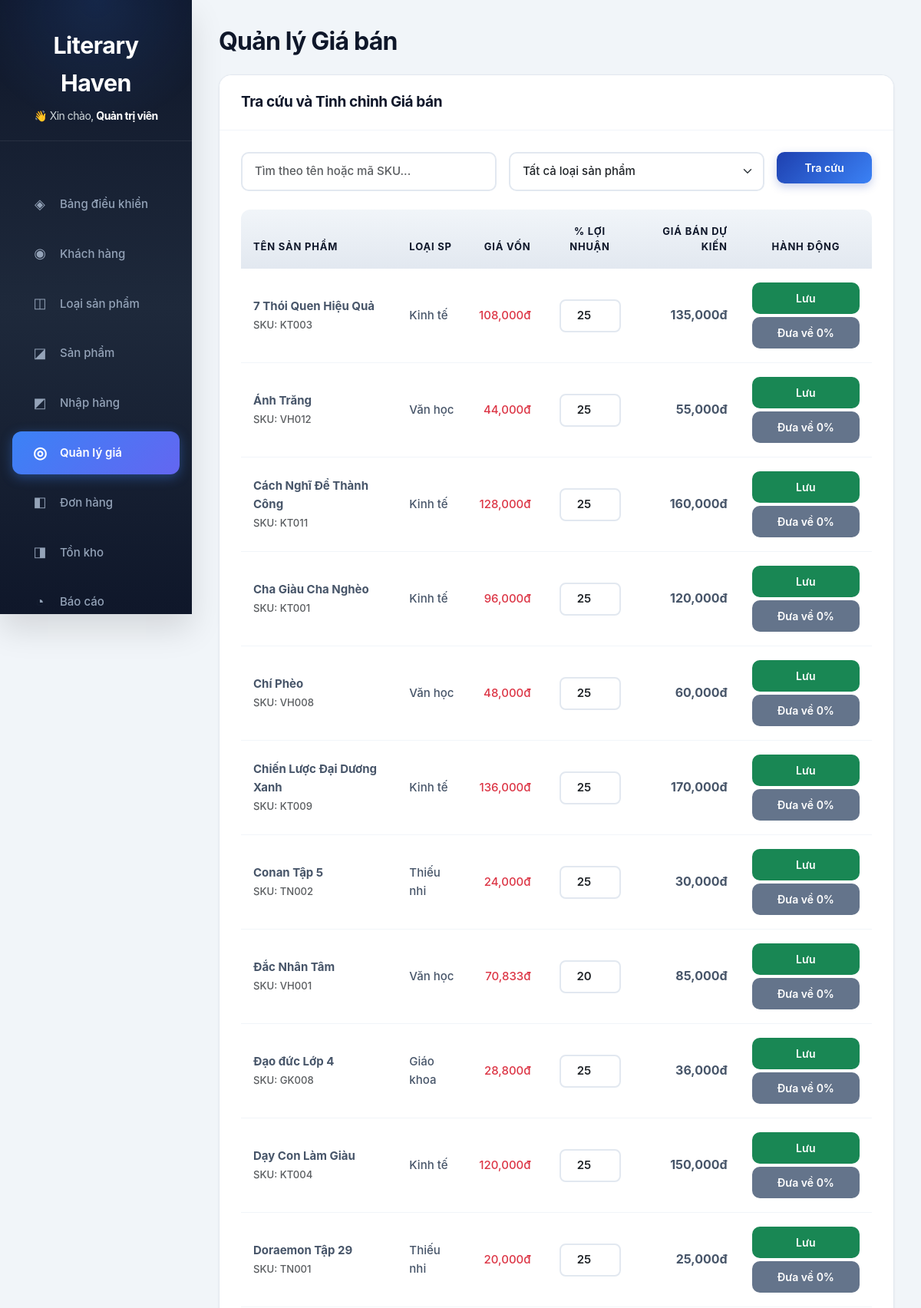
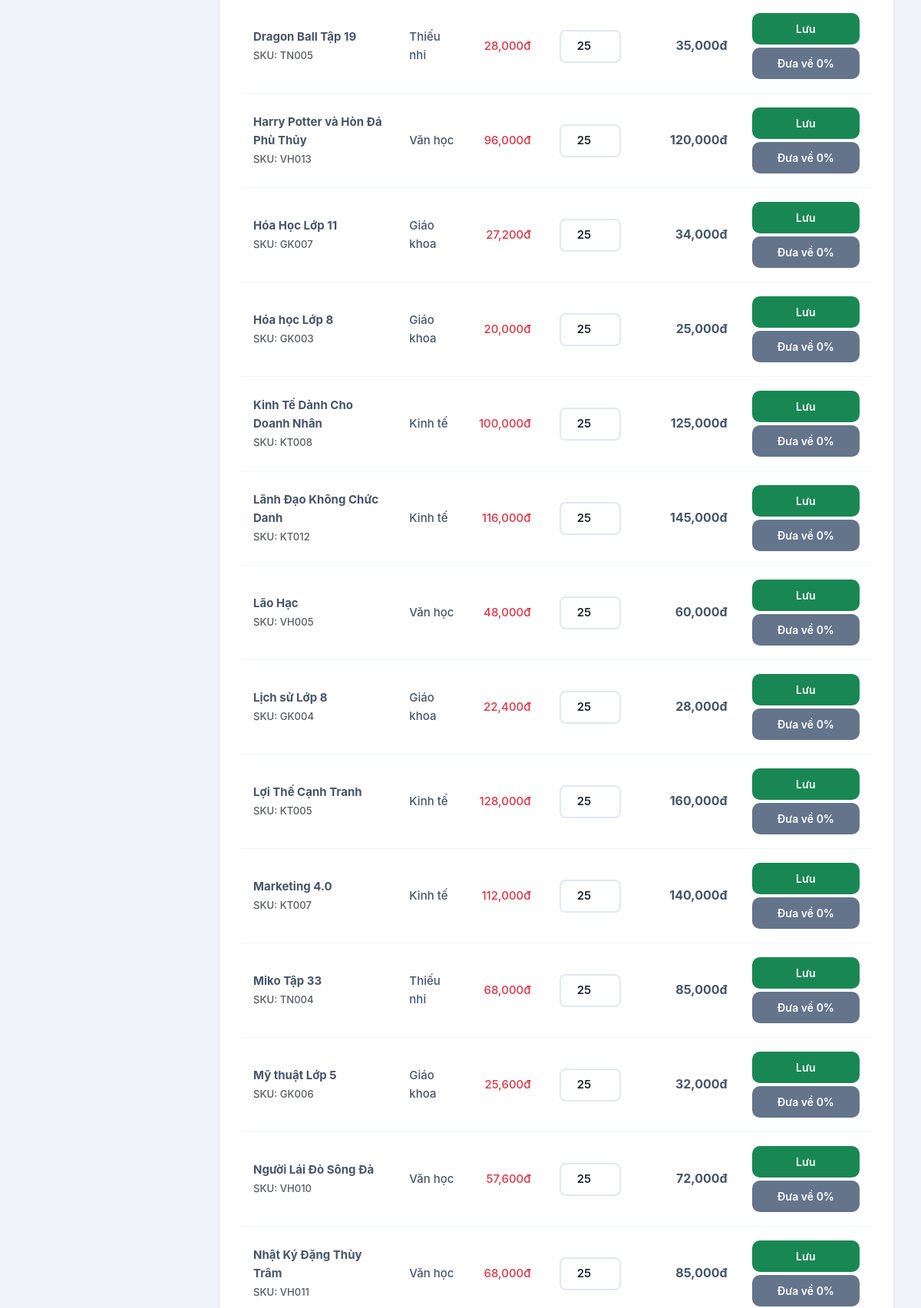
/admin/pricing.php (signed in, upper part), run on the app's committed database (2 pictures, top to bottom).
### tables this page shows
CREATE TABLE users (
  id INT AUTO_INCREMENT PRIMARY KEY,
  status VARCHAR(20) DEFAULT 'active',
  fullName VARCHAR(255),
  username VARCHAR(100),
  password VARCHAR(255),
  email VARCHAR(255),
  phone VARCHAR(20),
  address VARCHAR(255),
  role VARCHAR(20) DEFAULT 'user',
  createdAt DATETIME DEFAULT CURRENT_TIMESTAMP
);

CREATE TABLE products (
  id INT AUTO_INCREMENT PRIMARY KEY,
  sku VARCHAR(20),
  name VARCHAR(255),
  author VARCHAR(255),
  supplier VARCHAR(255),
  price INT,
  costPrice INT DEFAULT 0,
  profitMargin INT DEFAULT 0,
  category_id INT,
  subcategory VARCHAR(100),
  unit VARCHAR(50) DEFAULT 'Quyển',
  description TEXT,
  image VARCHAR(255),
  qty INT DEFAULT 0,
  LN FLOAT DEFAULT 0.1,
  status VARCHAR(20) DEFAULT 'active',
  FOREIGN KEY (category_id) REFERENCES categories(id) ON DELETE CASCADE
);

CREATE TABLE categories (
  id INT AUTO_INCREMENT PRIMARY KEY,
  name VARCHAR(100),
  status VARCHAR(20) DEFAULT 'active'
);

### admin/pricing.php (the view, shortened to what this page needs)
<?php
require_once __DIR__ . '/../api/db.php';
$search = $_GET['search'] ?? '';
$where = [];
$whereSql = count($where) > 0 ? "WHERE " . implode(" AND ", $where) : "";
$sql = "SELECT p.*, c.name as category_name
        FROM products p
        LEFT JOIN categories c ON p.category_id = c.id
        $whereSql
        ORDER BY p.name ASC";
$stmt = $conn->prepare($sql);
$stmt->execute();
$products = $stmt->get_result()->fetch_all(MYSQLI_ASSOC);
?>
<!DOCTYPE html>
<html lang="vi">
<head>
  <link rel="stylesheet" href="../bootstrap-5.3.2-dist/css/bootstrap.min.css">
  <link rel="stylesheet" href="../assets/css/admin_style.css">
</head>
<body>
  <?php include 'admin_sidebar.php'; ?>
  <main class="main-content">
    <div class="page-content p-4">
      <h1 class="mb-4">Quản lý Giá bán</h1>
      <div class="card">
        <div class="card-header d-flex justify-content-between align-items-center">
          <h3 class="h5 mb-0">Tra cứu và Tinh chỉnh Giá bán</h3>
        </div>
        <div class="card-body">
          <form method="GET" action="pricing.php" class="row g-3 mb-4">
            <div class="col-md-5">
              <input type="text" name="search" class="form-control" placeholder="Tìm theo tên hoặc mã SKU..." value="<?= htmlspecialchars($search) ?>" />
            </div>
            <div class="col-md-5">
              <select name="category_id" class="form-select">
                <option value="">Tất cả loại sản phẩm</option>
              </select>
            </div>
            <div class="col-md-2">
              <button type="submit" class="btn btn-primary w-100">Tra cứu</button>
            </div>
          </form>
          <div class="table-responsive">
            <table class="table table-hover align-middle">
              <thead class="table-light">
                <tr>
                  <th>Tên sản phẩm</th>
                  <th>Loại SP</th>
                  <th class="text-end">Giá vốn</th>
                  <th class="text-center">% Lợi nhuận</th>
                  <th class="text-end">Giá bán dự kiến</th>
                  <th class="text-center">Hành động</th>
                </tr>
              </thead>
              <tbody>
                <?php if (empty($products)): ?>
                  <tr>
                    <td colspan="6" class="text-center text-muted">Không tìm thấy sản phẩm nào.</td>
                  </tr>
                <?php else: ?>
                  <?php foreach ($products as $p): ?>
                    <tr id="row-<?= $p['id'] ?>">
                      <td>
                        <strong><?= htmlspecialchars($p['name']) ?></strong><br>
                        <span class="text-muted small">SKU: <?= htmlspecialchars($p['sku']) ?></span>
                      </td>
                      <td><?= htmlspecialchars($p['category_name']) ?></td>
                      <td class="text-end text-danger" id="cost-<?= $p['id'] ?>" data-cost="<?= $p['costPrice'] ?>">
                        <?= number_format($p['costPrice']) ?>đ
                      </td>
                      <td class="text-center">
                        <input type="number" class="form-control profit-input"
                          id="profit-<?= $p['id'] ?>"
                          value="<?= $p['profitMargin'] ?>"
                          min="0" max="1000" step="1"
                          oninput="previewSalePrice(<?= $p['id'] ?>)">
                      </td>
                      <td class="text-end">
                        <span id="price-<?= $p['id'] ?>" class="fw-bold fs-6"><?= number_format($p['price']) ?>đ</span>
                      </td>
                      <td class="text-center">
                        <button class="btn btn-sm btn-success mb-1 w-100" onclick="saveProductProfit(<?= $p['id'] ?>)">Lưu</button>
                        <button class="btn btn-sm btn-secondary w-100" onclick="resetProductProfit(<?= $p['id'] ?>)">Đưa về 0%</button>
                      </td>
                    </tr>
                  <?php endforeach; ?>
                <?php endif; ?>
              </tbody>
            </table>
          </div>
        </div>
      </div>
    </div>
  </main>
</body>
</html>

### admin/admin_sidebar.php (shortened to what this page needs)
<?php
$currentPage = basename($_SERVER['PHP_SELF']);
require_once __DIR__ . '/../api/db.php';
$adminName = 'Quản trị viên';
if (isset($_SESSION['admin_id'])) {
    $adminId = (int)$_SESSION['admin_id'];
    $stmt = $conn->prepare("SELECT fullName, username FROM users WHERE id = ?");
    $stmt->bind_param("i", $adminId);
    $stmt->execute();
    $result = $stmt->get_result();
    if ($row = $result->fetch_assoc()) {
        $adminName = !empty($row['fullName']) ? $row['fullName'] : $row['username'];
    }
}
?>
<aside class="sidebar d-flex flex-column vh-100">
    <div class="sidebar-header" style="padding-bottom: 20px;">
        Literary Haven
        <div style="font-size: 14px; font-weight: 400; margin-top: 8px; color: #cfd8dc; text-transform: none;">
            👋 Xin chào, <span style="color: #fff; font-weight: bold;"><?= htmlspecialchars($adminName, ENT_QUOTES, 'UTF-8') ?></span>
        </div>
    </div>
    <ul class="nav nav-pills flex-column mb-auto">
        <li class="nav-item">
            <a href="dashboard.php" class="nav-link <?= ($currentPage == 'dashboard.php') ? 'active' : '' ?>">
                <span class="nav-icon">◈</span>
                <span>Bảng điều khiển</span>
            </a>
        </li>
        <li class="nav-item">
            <a href="users.php" class="nav-link <?= ($currentPage == 'users.php') ? 'active' : '' ?>">
                <span class="nav-icon">◉</span>
                <span>Khách hàng</span>
            </a>
        </li>
        <li class="nav-item">
            <a href="categories.php" class="nav-link <?= ($currentPage == 'categories.php') ? 'active' : '' ?>">
                <span class="nav-icon">◫</span>
                <span>Loại sản phẩm</span>
            </a>
        </li>
        <li class="nav-item">
            <a href="products.php" class="nav-link <?= ($currentPage == 'products.php') ? 'active' : '' ?>">
                <span class="nav-icon">◪</span>
                <span>Sản phẩm</span>
            </a>
        </li>
        <li class="nav-item">
            <a href="purchase-orders.php" class="nav-link <?= ($currentPage == 'purchase-orders.php') ? 'active' : '' ?>">
                <span class="nav-icon">◩</span>
                <span>Nhập hàng</span>
            </a>
        </li>
        <li class="nav-item">
            <a href="pricing.php" class="nav-link <?= ($currentPage == 'pricing.php') ? 'active' : '' ?>">
                <span class="nav-icon">◎</span>
                <span>Quản lý giá</span>
            </a>
        </li>
        <li class="nav-item">
            <a href="orders.php" class="nav-link <?= ($currentPage == 'orders.php') ? 'active' : '' ?>">
                <span class="nav-icon">◧</span>
                <span>Đơn hàng</span>
            </a>
        </li>
        <li class="nav-item">
            <a href="inventory.php" class="nav-link <?= ($currentPage == 'inventory.php') ? 'active' : '' ?>">
                <span class="nav-icon">◨</span>
                <span>Tồn kho</span>
            </a>
        </li>
        <li class="nav-item">
            <a href="reports.php" class="nav-link <?= ($currentPage == 'reports.php') ? 'active' : '' ?>">
                <span class="nav-icon">◔</span>
                <span>Báo cáo</span>
            </a>
        </li>
    </ul>
</aside>

### admin/pricing.php (style rules this page uses)
@media (min-width: 769px) { body { display: flex !important; flex-direction: row !important; overflow-x: hidden; } }
@media (min-width: 769px) { .sidebar { width: 250px !important; height: 100vh !important; display: flex !important; } }
@media (min-width: 769px) { .main-content { width: 100%; } }
@media (min-width: 769px) { .profit-input { width: 80px !important; text-align: center; margin: 0 auto; } }

### admin/admin_sidebar.php (style rules this page uses)
.sidebar-header::after { display: none !important; content: "" !important; }

### data on the page
users: fullName "Quản trị viên"
products: name "7 Thói Quen Hiệu Quả", sku "KT003", category.name "Kinh tế", costPrice "108,000", profitMargin "25", price "135,000"
products: name "Ánh Trăng", sku "VH012", category.name "Văn học", costPrice "44,000", profitMargin "25", price "55,000"
products: name "Cách Nghĩ Để Thành Công", sku "KT011", category.name "Kinh tế", costPrice "128,000", profitMargin "25", price "160,000"
products: name "Cha Giàu Cha Nghèo", sku "KT001", category.name "Kinh tế", costPrice "96,000", profitMargin "25", price "120,000"
products: name "Chí Phèo", sku "VH008", category.name "Văn học", costPrice "48,000", profitMargin "25", price "60,000"
products: name "Chiến Lược Đại Dương Xanh", sku "KT009", category.name "Kinh tế", costPrice "136,000", profitMargin "25", price "170,000"
products: name "Conan Tập 5", sku "TN002", category.name "Thiếu nhi", costPrice "24,000", profitMargin "25", price "30,000"
products: name "Đắc Nhân Tâm", sku "VH001", category.name "Văn học", costPrice "70,833", profitMargin "20", price "85,000"
products: name "Đạo đức Lớp 4", sku "GK008", category.name "Giáo khoa", costPrice "28,800", profitMargin "25", price "36,000"
products: name "Dạy Con Làm Giàu", sku "KT004", category.name "Kinh tế", costPrice "120,000", profitMargin "25", price "150,000"
products: name "Doraemon Tập 29", sku "TN001", category.name "Thiếu nhi", costPrice "20,000", profitMargin "25", price "25,000"
products: name "Dragon Ball Tập 19", sku "TN005", category.name "Thiếu nhi", costPrice "28,000", profitMargin "25", price "35,000"
products: name "Harry Potter và Hòn Đá Phù Thủy", sku "VH013", category.name "Văn học", costPrice "96,000", profitMargin "25", price "120,000"
products: name "Hóa Học Lớp 11", sku "GK007", category.name "Giáo khoa", costPrice "27,200", profitMargin "25", price "34,000"
products: name "Hóa học Lớp 8", sku "GK003", category.name "Giáo khoa", costPrice "20,000", profitMargin "25", price "25,000"
products: name "Kinh Tế Dành Cho Doanh Nhân", sku "KT008", category.name "Kinh tế", costPrice "100,000", profitMargin "25", price "125,000"
products: name "Lãnh Đạo Không Chức Danh", sku "KT012", category.name "Kinh tế", costPrice "116,000", id+profitMargin "25", price "145,000"
products: name "Lão Hạc", sku "VH005", category.name "Văn học", costPrice "48,000", profitMargin "25", price "60,000"
products: name "Lịch sử Lớp 8", sku "GK004", category.name "Giáo khoa", costPrice "22,400", profitMargin "25", price "28,000"
products: name "Lợi Thế Cạnh Tranh", sku "KT005", category.name "Kinh tế", costPrice "128,000", profitMargin "25", price "160,000"
products: name "Marketing 4.0", sku "KT007", category.name "Kinh tế", costPrice "112,000", profitMargin "25", price "140,000"
products: name "Miko Tập 33", sku "TN004", category.name "Thiếu nhi", costPrice "68,000", profitMargin "25", price "85,000"
products: name "Mỹ thuật Lớp 5", sku "GK006", category.name "Giáo khoa", costPrice "25,600", profitMargin "25", price "32,000"
products: name "Người Lái Đò Sông Đà", sku "VH010", category.name "Văn học", costPrice "57,600", profitMargin "25", price "72,000"
products: name "Nhật Ký Đặng Thùy Trâm", sku "VH011", category.name "Văn học", costPrice "68,000", profitMargin "25", price "85,000"
